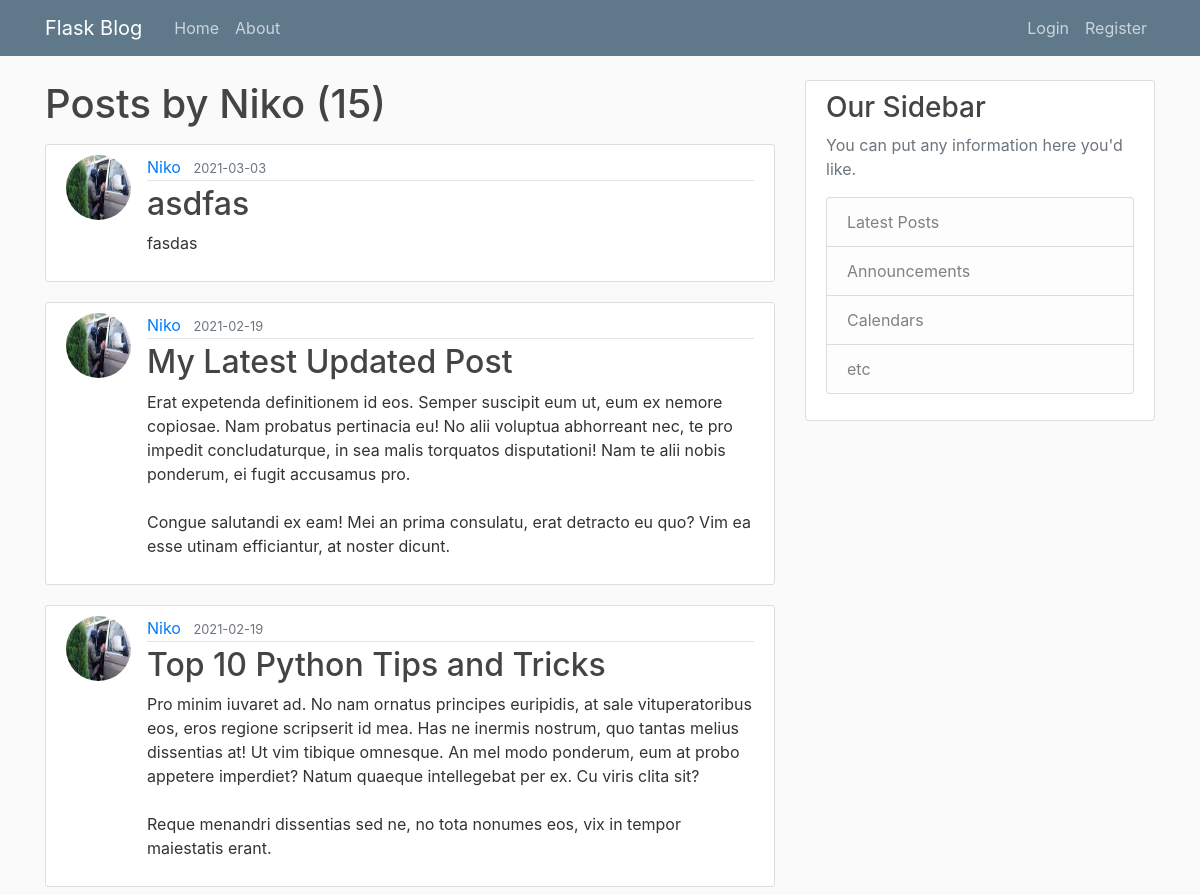
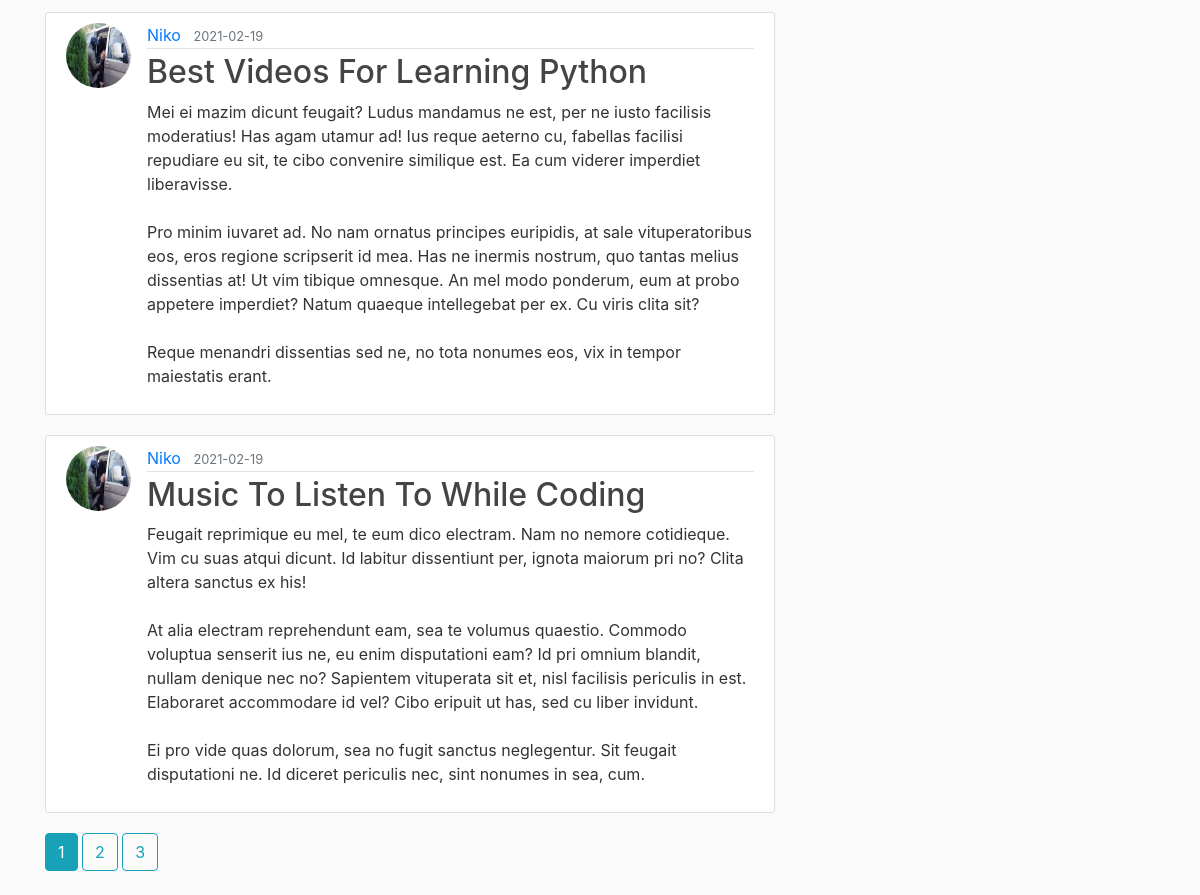
/user/Niko, run on the app's committed database (2 pictures, top to bottom).
### flaskblog/models.py (models this page shows, shortened)
class User(db.Model, UserMixin):
    id = db.Column(db.Integer, primary_key=True)
    username = db.Column(db.String(20), unique=True, nullable=False)
    email = db.Column(db.String(120), unique=True, nullable=False)
    image_file = db.Column(db.String(20), nullable=False, default='default.jpg')
    password = db.Column(db.String(60), nullable=False)
    posts = db.relationship('Post', backref='author', lazy=True)

class Post(db.Model):
    id = db.Column(db.Integer, primary_key=True)
    title = db.Column(db.String(100), nullable=False)
    date_posted = db.Column(db.DateTime, nullable=False, default=datetime.utcnow)
    content = db.Column(db.Text, nullable=False)
    user_id = db.Column(db.Integer, db.ForeignKey('user.id'), nullable=False)

### flaskblog/users/routes.py (the view)
@users.route('/user/<string:username>')
def user_posts(username):
    page = request.args.get('page', 1, type=int)
    user = User.query.filter_by(username=username).first_or_404()
    posts = Post.query.filter_by(author=user)\
                      .order_by(Post.date_posted.desc())\
                      .paginate(page=page, per_page=5)
    return render_template('user_posts.html', posts=posts, user=user)

### flaskblog/templates/user_posts.html
{% extends "layout.html" %}
{% block content %}
<h1 class="mb-3">Posts by {{ user.username }} ({{ posts.total }})</h1>
{% for post in posts.items %}
    <article class="media content-section">
        <img src="{{ url_for('static', filename='profile_pics/'+post.author.image_file ) }}" alt="" class="rounded-circle article-img">
        <div class="media-body">
            <div class="article-metadata">
                <a class="mr-2" href="{{ url_for('users.user_posts', username=post.author.username)}}">{{ post.author.username }}</a>
                <small class="text-muted">{{ post.date_posted.strftime('%Y-%m-%d') }}</small>
            </div>
            <h2><a class="article-title" href="{{ url_for('posts.post', post_id=post.id) }}">{{ post.title }}</a></h2>
            <p class="article-content">{{ post.content }}</p>
        </div>
    </article>
{% endfor %}
{% for page_num in posts.iter_pages(left_edge=1, right_edge=1, left_current=1, right_current=2) %}
    {% if page_num %}
        {% if page_num == posts.page %}
            <a class="btn btn-info mb-4" href="{{ url_for('users.user_posts', username=user.username, page=page_num)}}">{{ page_num }} </a>
        {% else %}
            <a class="btn btn-outline-info mb-4" href="{{ url_for('users.user_posts', username=user.username, page=page_num)}}">{{ page_num }} </a>
        {% endif %}
    {% else %}
    ...
    {% endif %}
{% endfor %}
{% endblock %}

### flaskblog/static/main.css (style rules this page uses)
body { background: #fafafa; color: #333333; margin-top: 5rem; }
h1, h2, h3, h4, h5, h6 { color: #444444; }
.content-section { background: #ffffff; padding: 10px 20px; border: 1px solid #dddddd; border-radius: 3px; margin-bottom: 20px; }
.article-title { color: #444444; }
.article-content { white-space: pre-line; }
.article-img { height: 65px; width: 65px; margin-right: 16px; }
.article-metadata { padding-bottom: 1px; margin-bottom: 4px; border-bottom: 1px solid #e3e3e3 }

### data on the page
User: username "Niko"
Post: image_file (picture), author.username "Niko", date_posted "2021-03-03", title "asdfas", content "fasdas"
Post: image_file (picture), author.username "Niko", date_posted "2021-02-19", title "My Latest Updated Post", content "Erat expetenda definitionem id eos. Semper suscipit eum ut, eum ex nemore copiosae. Nam probatus pertinacia eu! No alii voluptua abhorreant nec, te pro impedit concludaturque, in sea malis torquatos disputationi! Nam te alii nobis ponderum, ei fugit accusamus pro. Congue salutandi ex eam! Mei an prima consulatu, erat detracto eu quo? Vim ea esse utinam efficiantur, at noster dicunt."
Post: image_file (picture), author.username "Niko", date_posted "2021-02-19", title "Top 10 Python Tips and Tricks", content "Pro minim iuvaret ad. No nam ornatus principes euripidis, at sale vituperatoribus eos, eros regione scripserit id mea. Has ne inermis nostrum, quo tantas melius dissentias at! Ut vim tibique omnesque. An mel modo ponderum, eum at probo appetere imperdiet? Natum quaeque intellegebat per ex. Cu viris clita sit? Reque menandri dissentias sed ne, no tota nonumes eos, vix in tempor maiestatis erant."
Post: image_file (picture), author.username "Niko", date_posted "2021-02-19", title "Best Videos For Learning Python", content "Mei ei mazim dicunt feugait? Ludus mandamus ne est, per ne iusto facilisis moderatius! Has agam utamur ad! Ius reque aeterno cu, fabellas facilisi repudiare eu sit, te cibo convenire similique est. Ea cum viderer imperdiet liberavisse. Pro minim iuvaret ad. No nam ornatus principes euripidis, at sale vituperatoribus eos, eros regione scripserit id mea. Has ne inermis nostrum, quo tantas melius dissentias at! Ut vim tibique omnesque. An mel modo ponderum, eum at probo appetere imperdiet? Natum quaeque intellegebat per ex. Cu viris clita sit? Reque menandri dissentias sed ne, no tota nonumes eos, vix in tempor maiestatis erant."
Post: image_file (picture), author.username "Niko", date_posted "2021-02-19", title "Music To Listen To While Coding", content "Feugait reprimique eu mel, te eum dico electram. Nam no nemore cotidieque. Vim cu suas atqui dicunt. Id labitur dissentiunt per, ignota maiorum pri no? Clita altera sanctus ex his! At alia electram reprehendunt eam, sea te volumus quaestio. Commodo voluptua senserit ius ne, eu enim disputationi eam? Id pri omnium blandit, nullam denique nec no? Sapientem vituperata sit et, nisl facilisis periculis in est. Elaboraret accommodare id vel? Cibo eripuit ut has, sed cu liber invidunt. Ei pro vide quas dolorum, sea no fugit sanctus neglegentur. Sit feugait disputationi ne. Id diceret periculis nec, sint nonumes in sea, cum."

### other printed values
{{ posts.total }} "15"
{{ page_num }} "1"
{{ page_num }} "2" "3"
